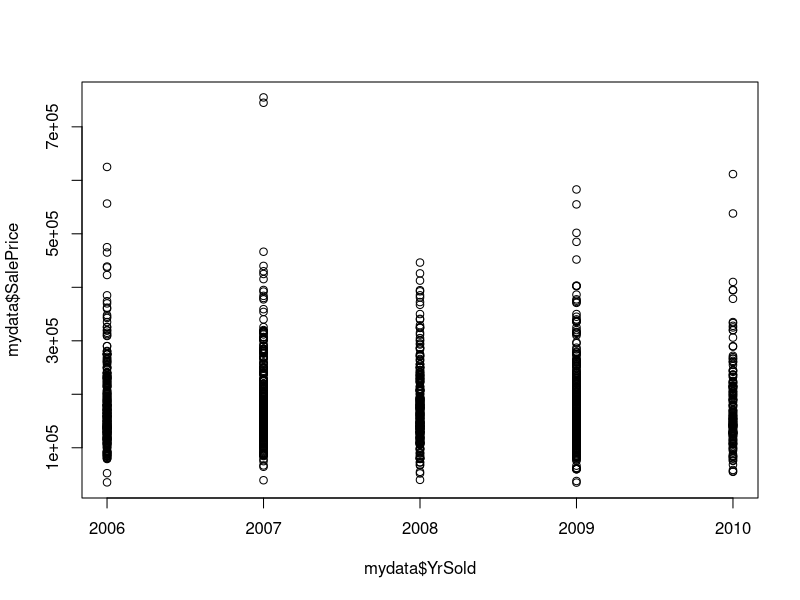
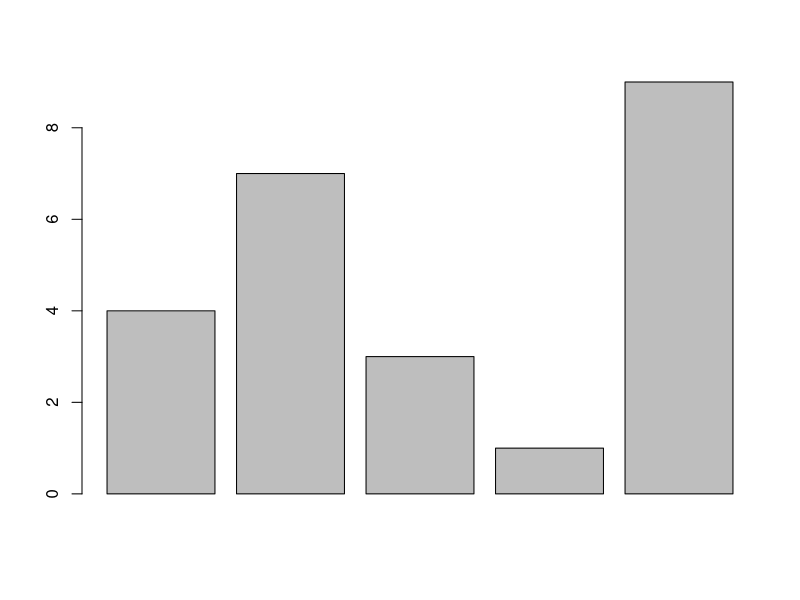
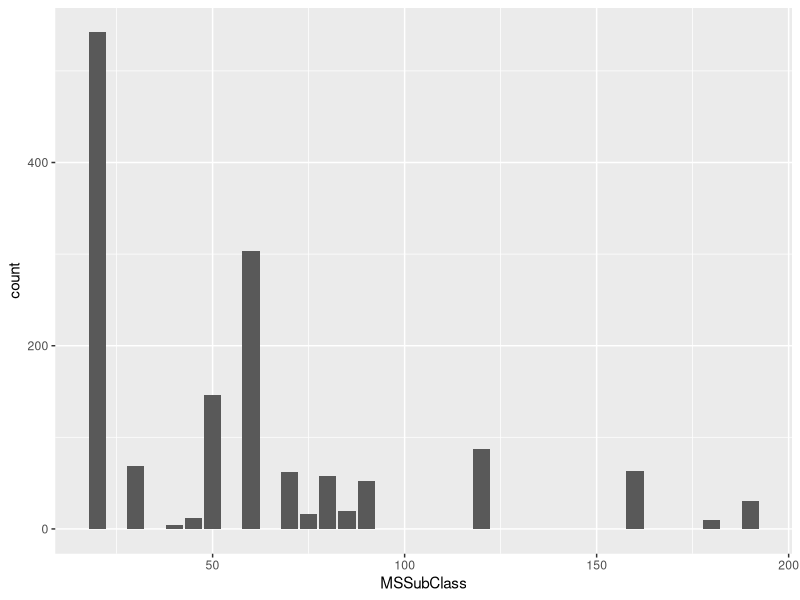
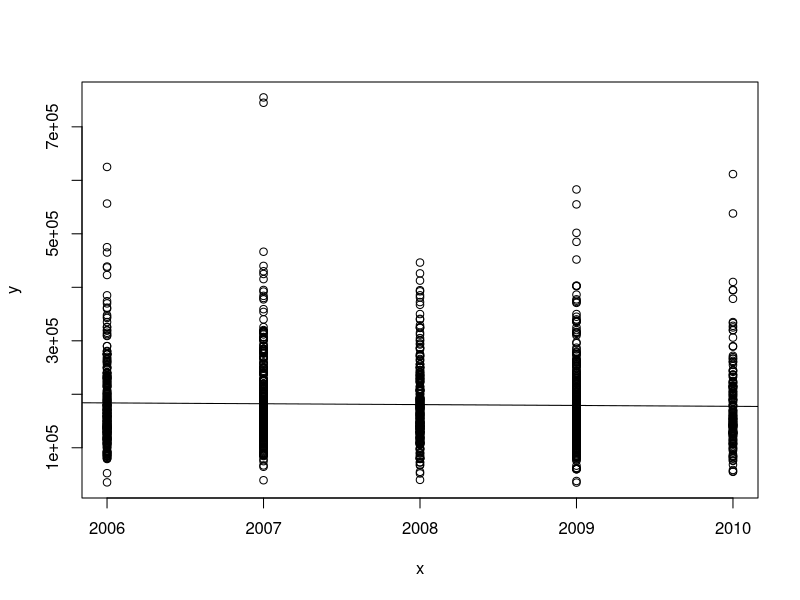

Recreate these plots in R, in order.
## ---- chunk 1
knitr::opts_chunk$set(echo = TRUE)
library(tidyverse)
library(ggplot2)
## ---- chunk 2
mydata <- read.csv('train.csv')

#Structure of the data set
str(mydata) 

#Listing the variables of data set can use ls(mydata) as well  
names(mydata)

#top 15 records
head(mydata, 15) 

#user defined function
house_Age <- function(x){  
  
  a = 2022
  b= mydata$YrSold 
  c=mydata$SalePrice
  d = a - b
  
  
  paste("The house age in years is", d, "it was purchased in the year ", mydata$YrSold)
  
}
house_Age()

# Extract rows where Neigborhood is Timber and Sale Price is between 150000 and 250000
filter(mydata,Neighborhood == "Timber",between(SalePrice,150000,250000)) 

# The Sale Price variable is dependent on the Overall Quality and Condition of the house. This code creates a data frame by joining these variables.
mydata.df = cbind(mydata$OverallQual,mydata$OverallCond,mydata$SalePrice)
View(mydata.df)
mydata.df = as.data.frame(mydata.df)
names(mydata.df)[1]="OverallQual"
names(mydata.df)[2]="OverallCond"
names(mydata.df)[3]="SalePrice"
mydata.df

# Remove missing values in your dataset.
is.na(mydata)
na.omit(mydata)

# Identify and remove duplicated data in your dataset
duplicated(mydata)
sum(duplicated(mydata))
mydata[!duplicated(mydata), ]

# Reorder multiple rows in descending order
arrange(mydata, -LotArea,-LotFrontage)

# Rename columns Street, Condition1 and Condition2
mydata<-mydata %>%
  rename(
    NewStreet=Street,
    ConditionA=Condition1,
    ConditionB=Condition2
  )
mydata

# Create a new column YearsToRemd with the difference in years from built to
# remodeled
mydata<-mydata %>%
  mutate(
    YearsToRemod = YearRemodAdd - YearBuilt
  )
mydata

# Selects 65% of the rows from our working dataset to create a new training set
ramD = sort(sample(nrow(mydata), nrow(mydata)*.65))
tset<-mydata[ramD,]
tset

#summary statistics
summary(mydata) 

##scatterplot 

mean(mydata$LotArea)
median(mydata$SalePrice)
mode(mydata$SalePrice)
range(mydata$SalePrice)
mean(mydata$SalePrice)

cor(mydata$YrSold,mydata$SalePrice)
## ---- chunk 3
plot(mydata$YrSold,mydata$SalePrice)

##BarPlot

Movies <-c(4,7,3,1,9)
barplot(Movies)

ggplot(mydata, aes(x= MSSubClass)) + geom_bar()
head(mydata)

##Correlation

y=mydata$SalePrice
x=mydata$YrSold
plot(x,y)
abline(lm(y~x))
